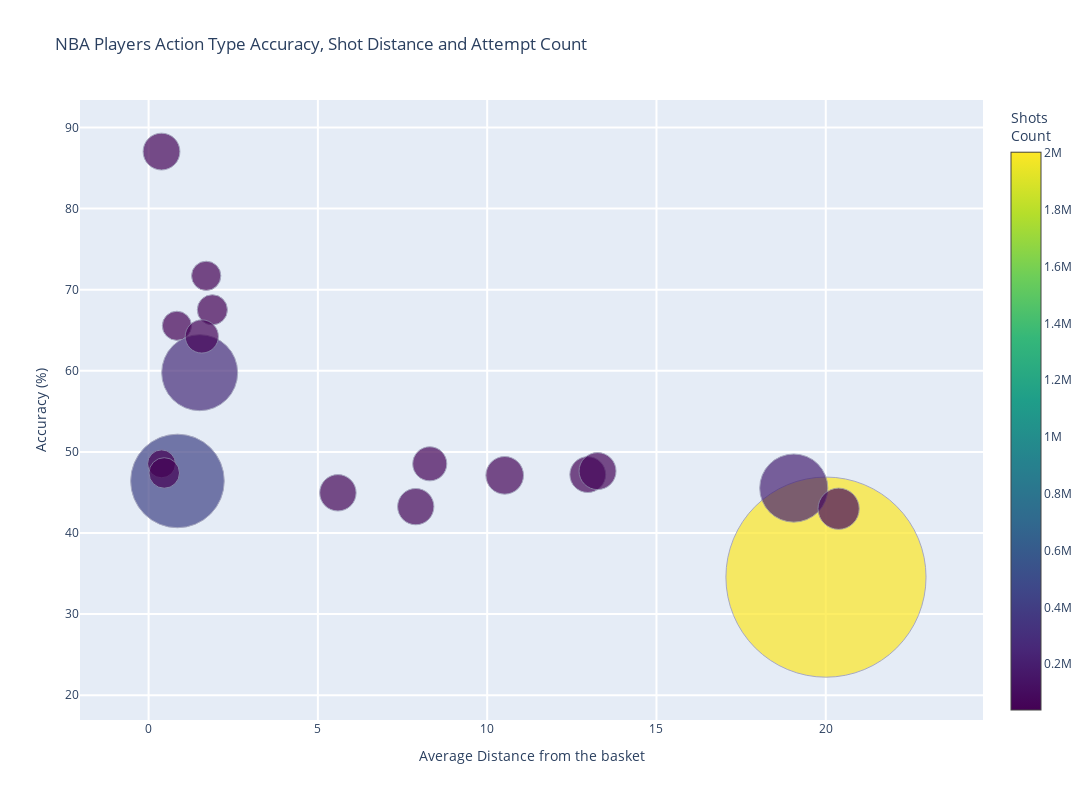

Notebook code for this chart:
### Code cell
# Bubble Chart (Scatter Plot with Bubble Size)
# using tuple unpacking for multiple Axes
fig = go.Figure()
fig.update_layout(width=1400, height=800, title="NBA Players Action Type Accuracy, Shot Distance and Attempt Count",
                  xaxis=dict(
                      title="Average Distance from the basket",
                      gridcolor="white",
                      gridwidth=2,
                  ),
                  yaxis=dict(
                      title="Accuracy (%)",
                      gridcolor="white",
                      gridwidth=2,
                  ),
                  )
fig.add_trace(
    go.Scatter(
        x=action_types_75_p["avg_distance"],
        y=action_types_75_p["accuracy"] * 100,
        mode="markers",
        marker=dict(
            size=action_types_75_p["count"],
            sizemode="area",
            sizeref=100,
            color=action_types_75_p["count"],
            colorscale="Viridis",
            showscale=True,
            line_color='rgb(140, 140, 170)',
            colorbar_title='Shots<br>Count',
        ),
    text=action_types_75_p["ACTION_TYPE"],
    hovertemplate=(
            "Action Type: %{text}<br>" +
            "Accuracy: %{y:.2f}<br>" +
            "Average Distance: %{x:.2f}<br>" +
            "Attempt Count: %{marker.size:.0f}"
    ),
    name="Action Types"
    )
)
# Stacked or Grouped Bar Chart
# Heatmap with Annotations
# 3D Scatter Plot

### Figure 1 — Plotly figure (JSON) as saved in the notebook; plotly's stock layout.template omitted (floating-point values rounded to 4 significant figures)
{"data": [{"hovertemplate": "Action Type: %{text}<br>Accuracy: %{y:.2f}<br>Average Distance: %{x:.2f}<br>Attempt Count: %{marker.size:.0f}", "marker": {"color": [42926, 45454, 65894, 288734, 67837, 64250, 58148, 66335, 2002674, 437781, 231979, 42579, 68628, 55289, 85049, 39098, 46675, 70927], "colorbar": {"title": {"text": "Shots<br>Count"}}, "colorscale": [[0, "#440154"], [0.1111, "#482878"], [0.2222, "#3e4989"], [0.3333, "#31688e"], [0.4444, "#26828e"], [0.5556, "#1f9e89"], [0.6667, "#35b779"], [0.7778, "#6ece58"], [0.8889, "#b5de2b"], [1, "#fde725"]], "line": {"color": "rgb(140, 140, 170)"}, "showscale": true, "size": [42926, 45454, 65894, 288734, 67837, 64250, 58148, 66335, 2002674, 437781, 231979, 42579, 68628, 55289, 85049, 39098, 46675, 70927], "sizemode": "area", "sizeref": 100}, "mode": "markers", "name": "Action Types", "text": ["Cutting Layup Shot", "Driving Finger Roll Layup Shot", "Driving Floating Jump Shot", "Driving Layup Shot", "Dunk Shot", "Fadeaway Jump Shot", "Floating Jump shot", "Hook Shot", "Jump Shot", "Layup Shot", "Pullup Jump shot", "Reverse Layup Shot", "Running Jump Shot", "Running Layup Shot", "Step Back Jump shot", "Tip Layup Shot", "Tip Shot", "Turnaround Jump Shot"], "type": "scatter", "x": [1.702, 1.883, 7.891, 1.509, 0.3813, 12.97, 8.304, 5.591, 20.01, 0.8522, 19.05, 0.8355, 13.26, 1.571, 20.38, 0.3824, 0.4619, 10.52], "y": [71.7, 67.52, 43.25, 59.77, 87.02, 47.2, 48.53, 44.96, 34.56, 46.42, 45.54, 65.55, 47.63, 64.23, 42.99, 48.53, 47.4, 47.11]}], "layout": {"height": 800, "title": {"text": "NBA Players Action Type Accuracy, Shot Distance and Attempt Count"}, "width": 1400, "xaxis": {"gridcolor": "white", "gridwidth": 2, "title": {"text": "Average Distance from the basket"}}, "yaxis": {"gridcolor": "white", "gridwidth": 2, "title": {"text": "Accuracy (%)"}}}}
